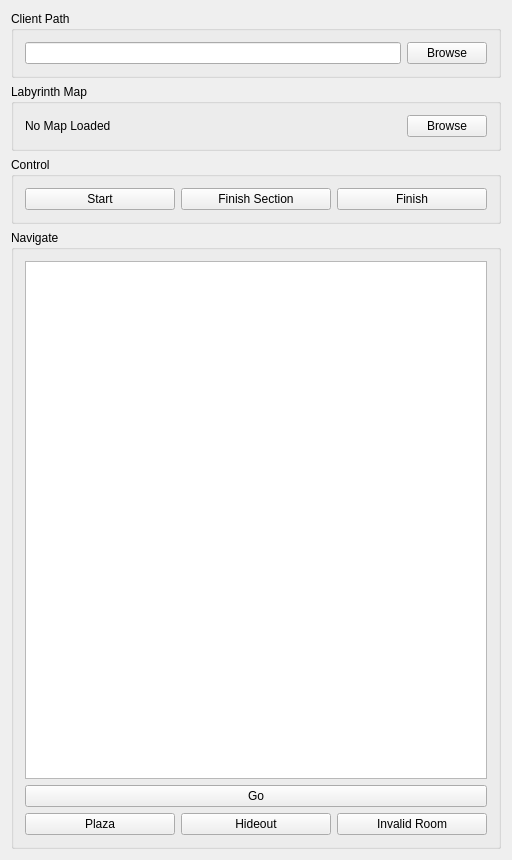
<?xml version="1.0" encoding="UTF-8"?>
<ui version="4.0">
 <class>Widget</class>
 <widget class="QWidget" name="Widget">
  <property name="geometry">
   <rect>
    <x>0</x>
    <y>0</y>
    <width>512</width>
    <height>860</height>
   </rect>
  </property>
  <property name="windowTitle">
   <string>Widget</string>
  </property>
  <layout class="QVBoxLayout" name="verticalLayout">
   <item>
    <widget class="QGroupBox" name="groupBox">
     <property name="title">
      <string>Client Path</string>
     </property>
     <layout class="QHBoxLayout" name="horizontalLayout_5">
      <item>
       <widget class="QLineEdit" name="clientPathEdit"/>
      </item>
      <item>
       <widget class="QPushButton" name="clientBrowseButton">
        <property name="text">
         <string>Browse</string>
        </property>
       </widget>
      </item>
     </layout>
    </widget>
   </item>
   <item>
    <widget class="QGroupBox" name="groupBox_2">
     <property name="title">
      <string>Labyrinth Map</string>
     </property>
     <layout class="QHBoxLayout" name="horizontalLayout_4">
      <item>
       <widget class="QLabel" name="mapNameLabel">
        <property name="sizePolicy">
         <sizepolicy hsizetype="Expanding" vsizetype="Preferred">
          <horstretch>0</horstretch>
          <verstretch>0</verstretch>
         </sizepolicy>
        </property>
        <property name="text">
         <string>No Map Loaded</string>
        </property>
       </widget>
      </item>
      <item>
       <widget class="QPushButton" name="mapBrowseButton">
        <property name="text">
         <string>Browse</string>
        </property>
       </widget>
      </item>
     </layout>
    </widget>
   </item>
   <item>
    <widget class="QGroupBox" name="groupBox_4">
     <property name="title">
      <string>Control</string>
     </property>
     <layout class="QHBoxLayout" name="horizontalLayout">
      <item>
       <widget class="QPushButton" name="startButton">
        <property name="text">
         <string>Start</string>
        </property>
       </widget>
      </item>
      <item>
       <widget class="QPushButton" name="finishSectionButton">
        <property name="text">
         <string>Finish Section</string>
        </property>
       </widget>
      </item>
      <item>
       <widget class="QPushButton" name="finishButton">
        <property name="text">
         <string>Finish</string>
        </property>
       </widget>
      </item>
     </layout>
    </widget>
   </item>
   <item>
    <widget class="QGroupBox" name="groupBox_3">
     <property name="title">
      <string>Navigate</string>
     </property>
     <layout class="QVBoxLayout" name="verticalLayout_2">
      <item>
       <widget class="QTableWidget" name="roomTable"/>
      </item>
      <item>
       <widget class="QPushButton" name="goButton">
        <property name="text">
         <string>Go</string>
        </property>
       </widget>
      </item>
      <item>
       <layout class="QHBoxLayout" name="horizontalLayout_2">
        <item>
         <widget class="QPushButton" name="plazaButton">
          <property name="text">
           <string>Plaza</string>
          </property>
         </widget>
        </item>
        <item>
         <widget class="QPushButton" name="hideoutButton">
          <property name="text">
           <string>Hideout</string>
          </property>
         </widget>
        </item>
        <item>
         <widget class="QPushButton" name="invalidRoomButton">
          <property name="text">
           <string>Invalid Room</string>
          </property>
         </widget>
        </item>
       </layout>
      </item>
     </layout>
    </widget>
   </item>
  </layout>
 </widget>
 <layoutdefault spacing="6" margin="11"/>
 <resources/>
 <connections/>
</ui>
